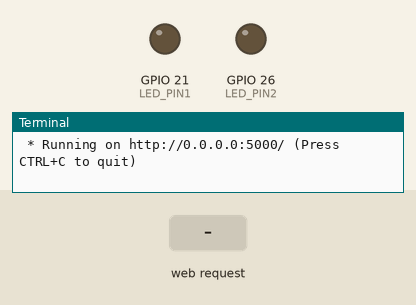
Recording of a program running on a simulated Raspberry Pi (BCM pin numbers). Parts: output pins drawn as LEDs (lit = HIGH), the last lines printed to the terminal. Inputs (shaded band) come from the test bench. The clock reads 2024-03-15 10:24:30 at power-on unless the program sets it.

Above: at 1.2 s.
1.3 s: HTTP request for /led/redon received
At 2.3 s:
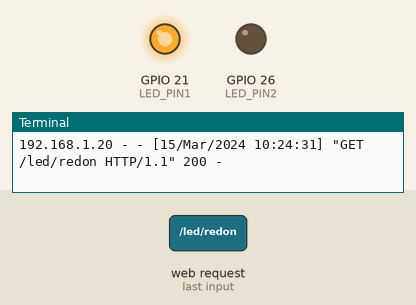
2.8 s: HTTP request for /led/blueon received
At 3.4 s:
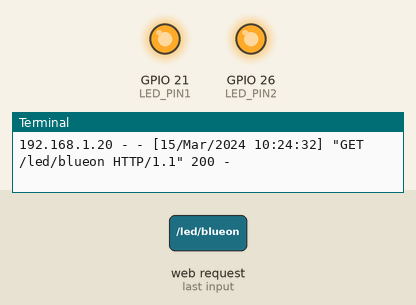
4.3 s: HTTP request for /led/redoff received
At 4.6 s:
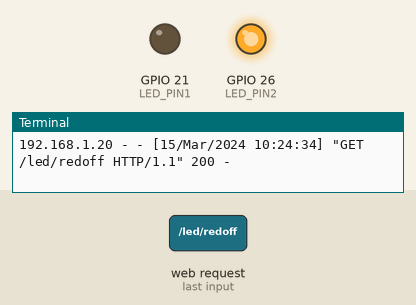
Timing chart, 0 to 7.3 s (numbered marks = the images above; inputs shaded):
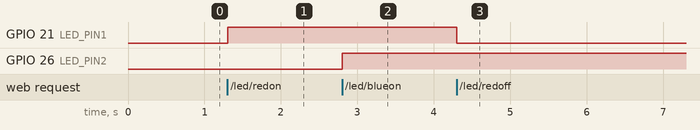

Measured:
- after the input at 1.3 s, GPIO 21 (LED_PIN1): LOW → HIGH at once
- after the input at 2.8 s, GPIO 26 (LED_PIN2): LOW → HIGH at once
- after the input at 4.3 s, GPIO 21 (LED_PIN1): HIGH → LOW at once

The program:

flask_led_task2.py
```python
from flask import Flask, render_template
import RPi.GPIO as GPIO

LED_PIN1 = 21
LED_PIN2 = 26
#Flask 객체 생성
#__name__은 파일명
app = Flask(__name__)
GPIO.setmode(GPIO.BCM)
GPIO.setup(LED_PIN1, GPIO.OUT)
GPIO.setup(LED_PIN2, GPIO.OUT)

#라우팅을 위한 뷰 함수
@app.route("/")
def hello_world():
    return render_template("led2.html")
@app.route("/led/<op>")
def led_op(op):
    if op == "redon":
        GPIO.output(LED_PIN1, GPIO.HIGH)
        return "RED LED ON"
    elif op =="redoff":
        GPIO.output(LED_PIN1, GPIO.LOW)
        return "RED LED OFF"
    elif op =="blueon":
        GPIO.output(LED_PIN2, GPIO.HIGH)
        return "BLUE LED ON"
    elif op =="blueoff":
        GPIO.output(LED_PIN2, GPIO.LOW)
        return "BLUE LED OFF"
    else:
        return "Error"

#터미널에서 직접 실행시킨 경우
if __name__ == "__main__":
    try:
        app.run(host="0.0.0.0")
    finally:
        GPIO.cleanup()
```
